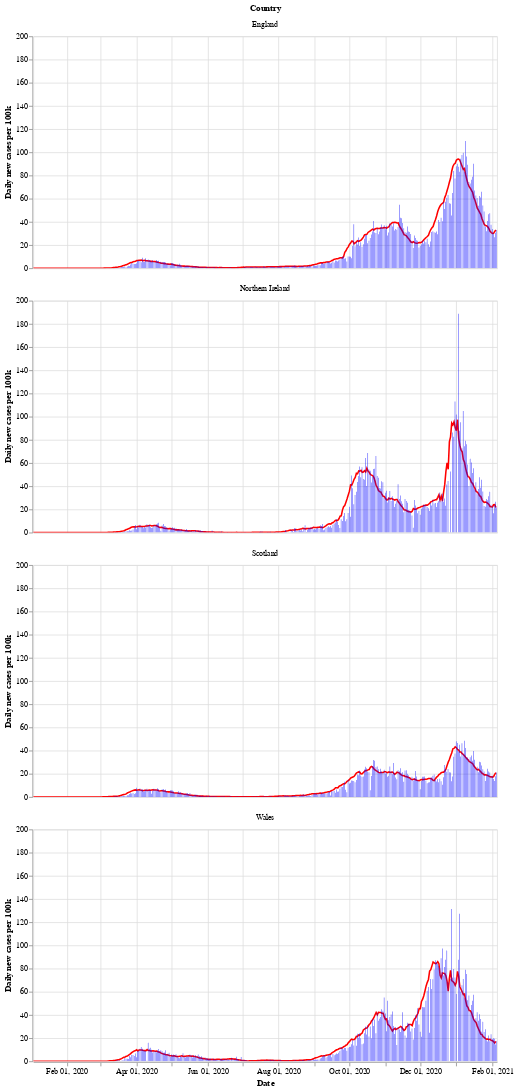

Notebook code for this chart:
### Markdown cell above
Next is a bar chart of the number of new cases in each country (per 100k population), with the 7 day moving average of cases. Again we see that Wales saw a longer period of raising and falling cases compared to the other countries.

After a period of cases falling, each nation is now seeing a rise in the number of cases - especially in Wales.

### Code cell
# collapse
bars = alt.Chart(uk_cases).mark_bar().encode(
    x=alt.X("yearmonthdate(date):T", axis=alt.Axis(title='Date')),
    y=alt.Y("newCasesRate:Q", axis=alt.Axis(title='Daily new cases per 100k')),
    tooltip='newCasesRate',
    color=alt.condition(
        alt.datum.dailyChange > 0,
        alt.value("orange"),  # The positive color
        alt.value("blue")  # The negative color
    )
).properties(title='New cases per 100k population with rolling 7 day average', width=600).interactive()
line = alt.Chart(uk_cases).mark_line(
    color='red',
    size=2,
).transform_window(
    rolling_mean='mean(newCasesRate)',
    frame=[0, 7],
    groupby=['areaName']
).encode(
    x='yearmonthdate(date):T',
    y='rolling_mean:Q'
)
alt.layer(line, bars, data=uk_cases).facet(alt.Row('areaName', title='Country'), columns=1)

### Figure 1 — Vega-Lite specification as saved in the notebook (floating-point values rounded to 4 significant figures; data arrays with more than 128 entries replaced by an {"elided": "..."} marker saying what was removed)
{"config": {"view": {"continuousWidth": 400, "continuousHeight": 300}}, "data": {"name": "data-47dede481fd66a79d3e402f9312f99c7"}, "facet": {"type": "nominal", "field": "areaName", "title": "Country"}, "spec": {"layer": [{"mark": {"type": "line", "color": "red", "size": 2}, "encoding": {"x": {"type": "temporal", "field": "date", "timeUnit": "yearmonthdate"}, "y": {"type": "quantitative", "field": "rolling_mean"}}, "transform": [{"window": [{"op": "mean", "field": "newCasesRate", "as": "rolling_mean"}], "frame": [0, 7], "groupby": ["areaName"]}]}, {"mark": "bar", "encoding": {"color": {"condition": {"value": "orange", "test": "(datum.dailyChange > 0)"}, "value": "blue"}, "tooltip": {"type": "quantitative", "field": "newCasesRate"}, "x": {"type": "temporal", "axis": {"title": "Date"}, "field": "date", "timeUnit": "yearmonthdate"}, "y": {"type": "quantitative", "axis": {"title": "Daily new cases per 100k"}, "field": "newCasesRate"}}, "selection": {"selector002": {"type": "interval", "bind": "scales", "encodings": ["x", "y"]}}, "title": "New cases per 100k population with rolling 7 day average", "width": 600}]}, "columns": 1, "$schema": "https://vega.github.io/schema/vega-lite/v4.8.1.json", "datasets": {"data-47dede481fd66a79d3e402f9312f99c7": {"elided": "1596 records"}}}
